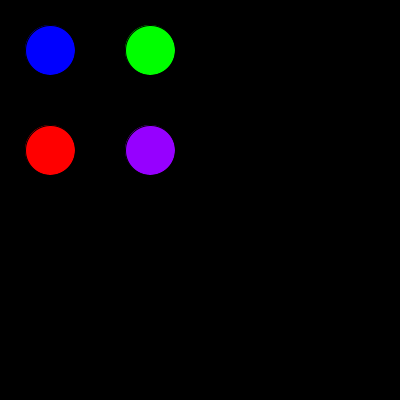
Frame 1 (no input)
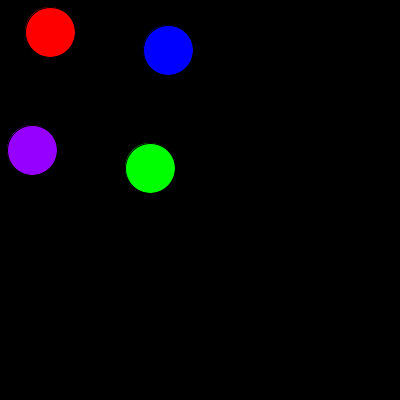
Frame 60 (the mouse pressed at the canvas centre just before this capture)
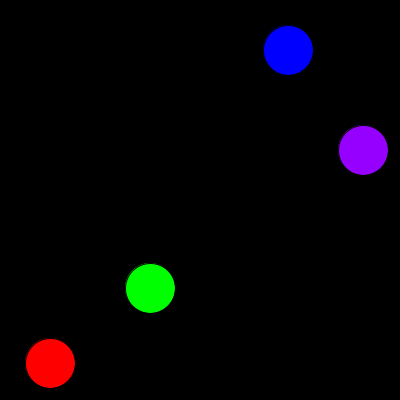
Frame 120 (the mouse held since frame 60 and released just before this capture)

The Processing sketch that drew these frames (run headless with seeded random() and noise(); from frame 60 on, the mouse is pressed at the canvas centre):

// Processing sketch: processing_68325
// ── processing_68325.pde

int Ball1X = 50;
int Ball1Y = 50;
int Ball2X = 150;
int Ball2Y = 50;
int Ball3X = 50;
int Ball3Y = 150;
int Ball4X = 150;
int Ball4Y= 150;

void setup() {
  size(400,400);
  smooth();
}

void draw() {
  background(0);
  fill(0, 0, 255);
  ellipse(Ball1X, Ball1Y, 50, 50);
  fill(0, 255, 0);
  ellipse(Ball2X, Ball2Y, 50, 50);
  fill(255, 0, 0);
  ellipse(Ball3X, Ball3Y, 50, 50);
  fill(150, 0, 255);
  ellipse(Ball4X, Ball4Y, 50 ,50);
  
  Ball1X = Ball1X + 2;
  if(Ball1X > width + 25) {
    Ball1X = -25;
  }
  
  Ball2Y = Ball2Y + 2;
  if(Ball2Y > height + 25) {
    Ball2Y = -25;
  }
  Ball4X = Ball4X - 2;
  if(Ball4X < -25) {
    Ball4X = width + 25;
  }
  Ball3Y = Ball3Y - 2;
  if(Ball3Y < -25) {
    Ball3Y = height + 25;
  }
}
